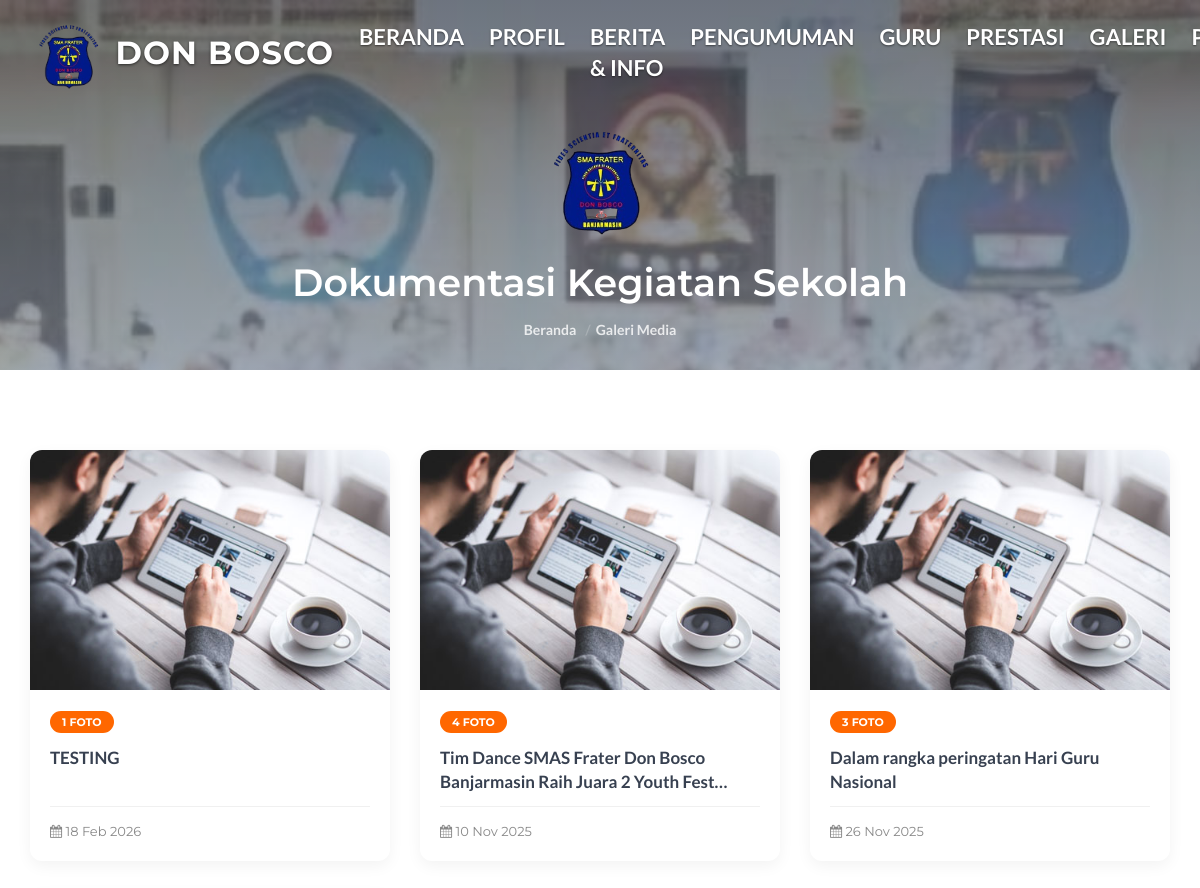
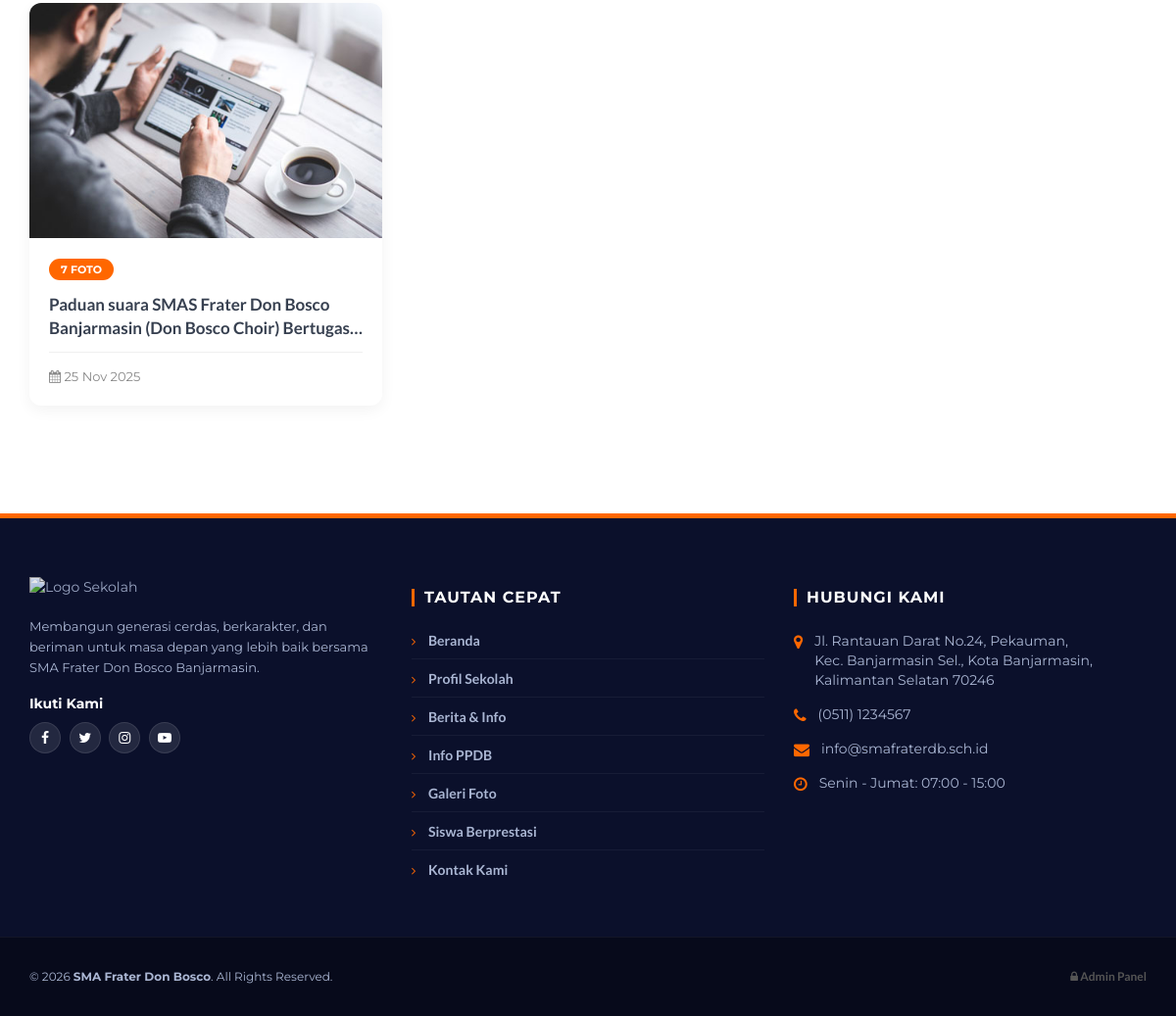
The page /galeri.php on the database its author committed (2 pictures, top to bottom).
### tables this page shows
CREATE TABLE `galeri_media` (
  `id_album` int NOT NULL AUTO_INCREMENT,
  `judul_album` varchar(255) NOT NULL,
  `deskripsi` text,
  `tanggal_event` date NOT NULL,
  `file_path` varchar(255) DEFAULT NULL,
  `tipe_media` enum('Foto','Video') NOT NULL,
  PRIMARY KEY (`id_album`)
);

### controllers/GaleriController.php (called while the page is built, shortened)
<?php
require_once __DIR__ . '/../models/GaleriModel.php';
class GaleriController {
    public function index() {
        $model = new GaleriModel();
        $limit = 6;
        $page = isset($_GET['page']) ? (int)$_GET['page'] : 1;
        $start = ($page - 1) * $limit;
        $data_album = $model->getAllAlbums($limit, $start);
        require_once 'views/template/header.php';
        require_once 'views/galeri.php';
        require_once 'views/template/footer.php';
    }
}
?>

### galeri.php (called while the page is built, shortened)
<?php
require_once 'controllers/GaleriController.php';
$controller = new GaleriController();
$controller->index();
?>

### models/GaleriModel.php (called while the page is built, shortened)
<?php
require_once 'Database.php';
class GaleriModel extends Database {
    public function getAllAlbums($limit = null, $start = null) {
        $limit_sql = "";
        if ($limit !== null && $start !== null) {
            $limit_sql = " LIMIT $start, $limit";
        }
        $sql = "SELECT g.*,
                (SELECT file_foto FROM galeri_fotos WHERE id_album = g.id_album LIMIT 1) as cover_foto,
                (SELECT COUNT(*) FROM galeri_fotos WHERE id_album = g.id_album) as jumlah_foto
                FROM galeri_media g
                ORDER BY g.id_album DESC" . $limit_sql;
        $query = $this->query($sql);
        $data_album = [];
        if ($query) {
            while ($row = mysqli_fetch_assoc($query)) {
                $data_album[] = $row;
            }
        }
        return $data_album;
    }
}
?>

### models/Database.php (called while the page is built, shortened)
<?php
require_once __DIR__ . '/../Koneksi Database/koneksi.php';
class Database {
    protected $koneksi;
    public function __construct() {
        global $koneksi;
        $this->koneksi = $koneksi;
    }
    public function query($sql) {
        return mysqli_query($this->koneksi, $sql);
    }
}
?>

### views/galeri.php (the view, shortened to what this page needs)
<div class="hero-area section" style="height: 40vh; min-height: 370px;">
    <div class="container" style="margin-top: 40px;">
        <div class="row">
            <div class="col-md-10 col-md-offset-1 text-center">
                <img src="./img/logo2.png" alt="Logo" class="logo-header-berita" style="max-height: 130px;">
                <h1 class="white-text">Dokumentasi Kegiatan Sekolah</h1>
                <ul class="hero-area-tree">
                    <li><a href="index.php">Beranda</a></li>
                    <li>Galeri Media</li>
                </ul>
            </div>
        </div>
    </div>
</div>
<div id="gallery" class="section">
    <div class="container">
        <div class="row">
            <div id="main" class="col-md-12">
                <div class="row flex-row">
                    <?php
                    if (isset($data_album) && count($data_album) > 0) {
                        foreach ($data_album as $album) {
                            $path_media = "admin/uploads/galeri/" . $album['cover_foto'];
                            if (empty($album['cover_foto']) || !file_exists($path_media)) {
                                $path_media = "./img/course01.jpg";
                            }
                            $url_detail = "detail_galeri.php?id=" . $album['id_album'];
                        ?>
                        <div class="col-md-4 col-sm-6" style="display: flex;">
                            <div class="single-album">
                                <div class="album-media">
                                    <img src="<?php echo $path_media; ?>" alt="Cover Album">
                                </div>
                                <div class="album-details">
                                    <div>
                                        <span class="album-count"><?php echo $album['jumlah_foto']; ?> Foto</span>
                                    </div>
                                    <div class="album-title-wrapper">
                                        <h4 style="margin: 0;">
                                            <a href="<?php echo $url_detail; ?>" class="album-title">
                                                <?php echo htmlspecialchars($album['judul_album']); ?>
                                            </a>
                                        </h4>
                                    </div>
                                    <div class="album-date">
                                        <i class="fa fa-calendar"></i> <?php echo date('d M Y', strtotime($album['tanggal_event'])); ?>
                                    </div>
                                </div>
                            </div>
                        </div>
                        <?php
                        }
                    } else {
                        echo "<div class='col-md-12 text-center'><h3>Belum ada album dokumentasi.</h3></div>";
                    }
                    ?>
                </div>
            </div>
        </div>
    </div>
</div>

### css/style.css (style rules this page uses)
body { font-family: 'Montserrat', sans-serif; font-size: 15px; font-weight: 400; color: #798696; overflow-x:hidden; }
h1,h2,h3,h4,h5,h6 { margin-top: 12px; margin-bottom: 15px; font-weight: 600; color: #374050; }
h1 { font-size:38px; }
h4 { font-size:18px; }
a { font-family: 'Lato', sans-serif; color: #374050; font-weight: 700; }
ul,ol { margin: 0; padding: 0; list-style: none }
.white-text { color: #FFF; }
.section { position:relative; padding-top:80px; padding-bottom:80px; }
.hero-area { position:relative; padding-top: 80px; padding-bottom: 80px; }
.hero-area-tree li { display:inline-block; font-family: 'Lato', sans-serif; font-weight:600; font-size:14px; color:rgba(255, 255, 255, 0.8); }
.hero-area-tree li > a { color:rgba(255, 255, 255, 0.8); }
.hero-area-tree li + li:before { content: "/"; display: inline-block; margin: 0px 5px; color: rgba(235, 235, 235, 0.25); }

### css/header-custom.css (style rules this page uses)
html { scroll-behavior: smooth !important; }

### views/galeri.php (style rules this page uses)
.flex-row { display: flex; flex-wrap: wrap; }
.single-album { background: #fff; border-radius: 12px; overflow: hidden; margin-bottom: 30px; box-shadow: 0 5px 15px rgba(0,0,0,0.05); transition: all 0.4s cubic-bezier(0.165, 0.84, 0.44, 1); position: relative; top: 0; display: flex; flex-direction: column; width: 100%; height: calc(100% - 30px); }
.album-media { position: relative; overflow: hidden; flex-shrink: 0; }
.album-media img { transition: transform 0.6s ease; width: 100%; height: 240px; object-fit: cover; }
.album-details { padding: 20px; flex-grow: 1; display: flex; flex-direction: column; }
.album-count { background: #FF6700; color: #fff; padding: 4px 12px; border-radius: 20px; font-size: 11px; font-weight: 700; text-transform: uppercase; }
.album-title-wrapper { min-height: 50px; margin: 15px 0 10px; display: flex; align-items: flex-start; }
.album-title { color: #374050; font-weight: 700; font-size: 17px; line-height: 1.4; text-decoration: none !important; display: -webkit-box; -webkit-line-clamp: 2; -webkit-box-orient: vertical; overflow: hidden; transition: color 0.3s; }
.album-date { margin-top: auto; padding-top: 15px; border-top: 1px solid #f0f0f0; font-size: 13px; color: #888; }

### rows shown on the page
galeri_media: jumlah_foto "1", judul_album "TESTING", tanggal_event "18 Feb 2026"
galeri_media: jumlah_foto "4", judul_album "Tim Dance SMAS Frater Don Bosco Banjarmasin Raih Juara 2 Youth…", tanggal_event "10 Nov 2025"
galeri_media: jumlah_foto "3", judul_album "Dalam rangka peringatan Hari Guru Nasional", tanggal_event "26 Nov 2025"
galeri_media: jumlah_foto "7", judul_album "Paduan suara SMAS Frater Don Bosco Banjarmasin (Don Bosco Choir)…", tanggal_event "25 Nov 2025"
